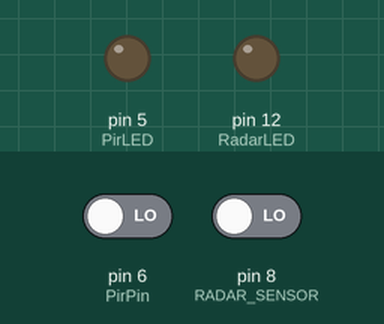
A sketch run on a simulated Arduino Uno, built with avr-gcc and run on an emulated ATmega328P. Parts: output pins drawn as LEDs (lit = HIGH). The inputs (shaded band) are chosen by the test bench; at power-on: pin 6 (PirPin) LOW, pin 8 (RADAR_SENSOR) LOW.

Above: at 1.7 s.
1.8 s: pin 6 (PirPin) driven HIGH
At 2.6 s:
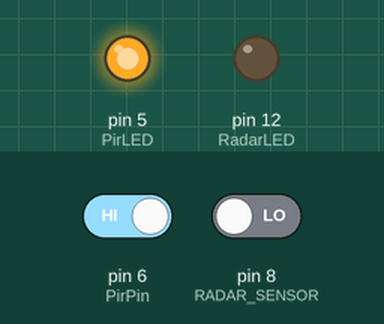
3.3 s: pin 6 (PirPin) driven LOW
At 4.0 s:
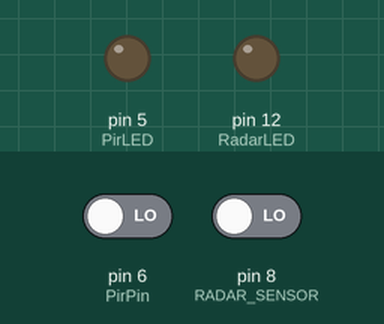
Timing chart, 0 to 6.3 s (numbered marks = the images above; inputs shaded):
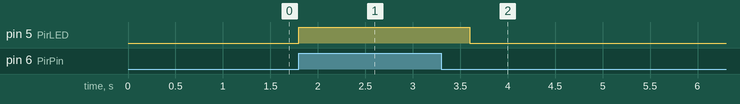

Measured:
- after the input at 1.8 s, pin 5 (PirLED): LOW → HIGH at once
- after the input at 3.3 s, pin 5 (PirLED): HIGH → LOW after 0.30 s

The sketch:

433Sender_Custom.ino
```cpp
#include <RCSwitch.h>
RCSwitch mySwitch = RCSwitch();

int tasterstatus=0;
const int RADAR_SENSOR = 8;
const int RadarLED = 12;

int PirPin = 6;
int PirLED = 5;
int val = 0;

void setup() {
  Serial.begin(9600);
  mySwitch.enableTransmit(7) ;// Pin7Sender
  // pinMode(RADAR_SENSOR, INPUT); //Der Pin mit dem Taster (Pin 7) ist jetzt ein Eingang.
  pinMode (RADAR_SENSOR, INPUT);
  pinMode (RadarLED, OUTPUT);

  pinMode(PirPin, INPUT);
  pinMode(PirLED, OUTPUT);


}

void loop() {
//  int value = digitalRead(RADAR_SENSOR);
//  digitalWrite(RadarLED, value > 0 ? HIGH : LOW);
//  delay(100);

tasterstatus=digitalRead(RADAR_SENSOR); //Hier wird der Pin7 ausgelesen (Befehl:digitalRead). Das Ergebnis wird unter der Variable „tasterstatus“ mit dem Wert „HIGH“ für 5Volt oder „LOW“ für 0Volt gespeichert.

if (tasterstatus == HIGH)//Verarbeitung: Wenn der taster gedrückt ist (Das Spannungssignal ist hoch)
{//Programmabschnitt des IF-Befehls öffnen.

mySwitch.send(5678, 24); // Der 433mhz Sender versendet die Dezimalzahl „5678“
delay (50); // 50 Millisekunden Pause
} //Programmabschnitt des IF-Befehls schließen.

else //...ansonsten...
{ //Programmabschnitt des else-Befehls öffnen.
mySwitch.send(1234, 24); // Der 433mhz Sender versendet die Dezimalzahl „1234“
} //Programmabschnitt des else-Befehls schließen.

  int s = digitalRead(PirPin);
  digitalWrite(PirLED, s);
}
```
